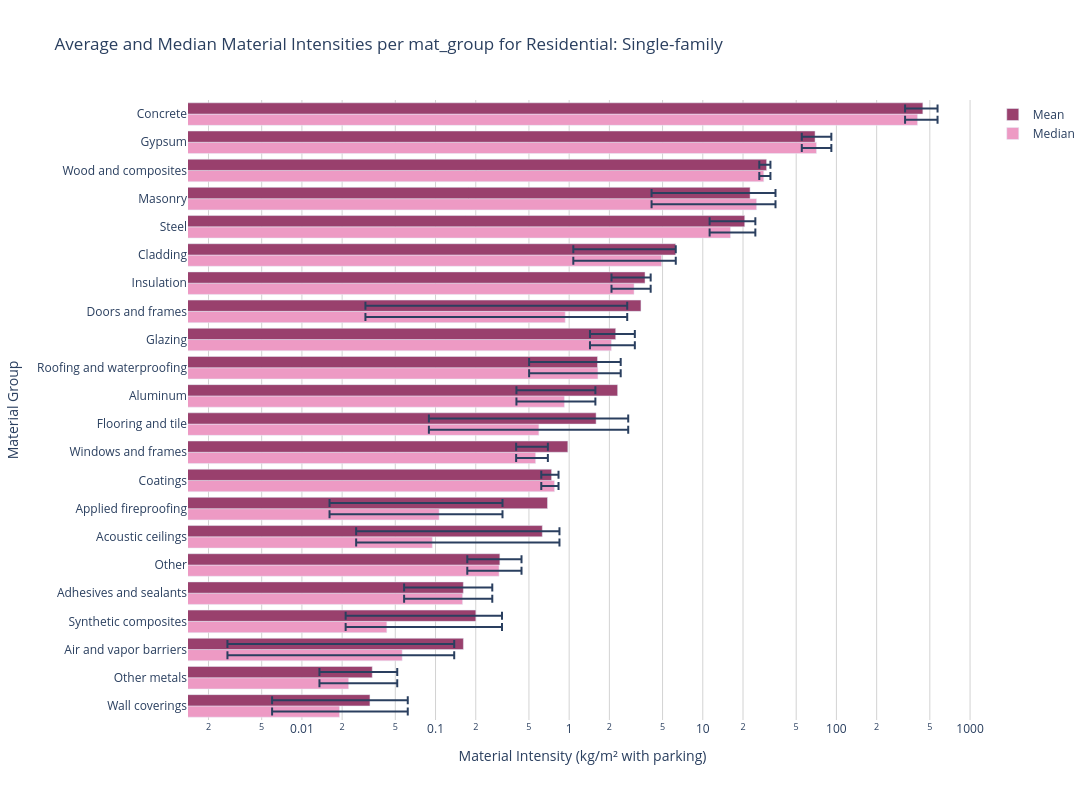

Write notebook code for a chart like this one.
### Code cell
import pandas as pd
import plotly.graph_objects as go
from plotly.subplots import make_subplots

# Step 3: Run the original analysis
# Loop over each unique category in wedge_bldg_prim_use
building_uses = single_family_proxy['bldg_prim_use'].unique()

# Dictionary to store results for each building use
results = {}

for use in building_uses:
    # Filter the data for the current building use
    single_family_proxy2 = single_family_proxy[single_family_proxy['bldg_prim_use'] == use]

    # Summing mui per mat_group for each project_index
    project_grouped = single_family_proxy2.groupby(['project_index', 'mat_group'])['mui'].sum().reset_index()

    # Calculating summary statistics (mean, median, Q1, Q3)
    summary_stats = project_grouped.groupby('mat_group')['mui'].agg(
        ['mean', 'median', lambda x: x.quantile(0.25), lambda x: x.quantile(0.75), 'count']
    ).reset_index()
    summary_stats.columns = ['mat_group', 'mean', 'median', 'Q1', 'Q3', 'Project Count']

    # Sorting by mean values in descending order
    summary_stats = summary_stats.sort_values(by='mean', ascending=False)

    # Creating subplots for horizontal bar charts
    fig = make_subplots(rows=1, cols=1)

    # Adding Median trace with error bars
    fig.add_trace(go.Bar(
        y=summary_stats['mat_group'], 
        x=summary_stats['median'], 
        orientation='h', 
        name="Median",
        marker=dict(color='#ed9ac4'), 
        error_x=dict(
            type='data', 
            symmetric=False, 
            array=summary_stats['Q3'] - summary_stats['median'], 
            arrayminus=summary_stats['median'] - summary_stats['Q1']
        )
    ))

    # Adding Mean trace with error bars
    fig.add_trace(go.Bar(
        y=summary_stats['mat_group'], 
        x=summary_stats['mean'], 
        orientation='h', 
        name="Mean",
        marker=dict(color='#99406d'), 
        error_x=dict(
            type='data', 
            symmetric=False, 
            array=summary_stats['Q3'] - summary_stats['mean'], 
            arrayminus=summary_stats['mean'] - summary_stats['Q1']
        )
    ))

    # Formatting the layout with a logarithmic x-axis
    fig.update_layout(
        title=f"Average and Median Material Intensities per mat_group for {use}",
        xaxis=dict(
            title='Material Intensity (kg/m² with parking)',
            type='log',  # Set the x-axis to logarithmic scale
            showgrid=True,
            gridcolor='lightgrey',
            zeroline=False
        ),
        yaxis=dict(
            title='Material Group',
            showgrid=False,
            categoryorder='total ascending'
        ),
        barmode='group',
        height=800,
        width=1200,
        showlegend=True,
        plot_bgcolor='rgba(0,0,0,0)',
        legend_traceorder='reversed'
    )

    # Show the figure for this building use
    fig.show()

    # Save results for this building use
    results[use] = {
        'summary_stats': summary_stats,
        'figure': fig
    }

# Access results later if needed
# Example: results['Residential: Single-family']['summary_stats']

### Figure 1 — Plotly figure (JSON) as saved in the notebook; plotly's stock layout.template omitted (floating-point values rounded to 4 significant figures)
{"data": [{"error_x": {"array": [166.4, 20.7, 3.485, 9.731, 8.62, 1.36, 1.015, 1.785, 0.6494, 1.03, 0.7896, 2.173, 0.1317, 0.05555, 0.2107, 0.7514, 0.1412, 0.2712, 0.08166, 0.1065, 0.02932, 0.04285], "arrayminus": [78.38, 15.86, 2.112, 21.13, 4.868, 3.844, 0.9848, 0.9043, 0.5186, 0.6397, 1.14, 0.5042, 0.1601, 0.1585, 0.09032, 0.06918, 0.1259, 0.02194, 0.05353, 0.1012, 0.008839, 0.01314], "symmetric": false, "type": "data"}, "marker": {"color": "#ed9ac4"}, "name": "Median", "orientation": "h", "type": "bar", "x": [404.8, 70.92, 28.59, 25.27, 16.12, 4.918, 3.059, 0.9342, 0.9217, 2.071, 1.641, 0.5934, 0.5611, 0.7769, 0.1064, 0.09464, 0.2988, 0.04319, 0.0563, 0.1594, 0.02237, 0.01912], "y": ["Concrete", "Gypsum", "Wood and composites", "Masonry", "Steel", "Cladding", "Insulation", "Doors and frames", "Aluminum", "Glazing", "Roofing and waterproofing", "Flooring and tile", "Windows and frames", "Coatings", "Applied fireproofing", "Acoustic ceilings", "Other", "Synthetic composites", "Air and vapor barriers", "Adhesives and sealants", "Other metals", "Wall coverings"]}, {"error_x": {"array": [127.8, 22.41, 2.051, 12.42, 4.135, 0.01244, 0.3777, -0.7262, -0.7346, 0.8716, 0.8009, 1.176, -0.2845, 0.09389, -0.3714, 0.2165, 0.1371, 0.1141, -0.0237, 0.1044, 0.01809, 0.02967], "arrayminus": [117.0, 14.15, 3.546, 18.45, 9.353, 5.191, 1.622, 3.416, 1.903, 0.7981, 1.128, 1.502, 0.5763, 0.1202, 0.6723, 0.6041, 0.13, 0.179, 0.1589, 0.1033, 0.02007, 0.02632], "symmetric": false, "type": "data"}, "marker": {"color": "#99406d"}, "name": "Mean", "orientation": "h", "type": "bar", "x": [443.4, 69.21, 30.02, 22.58, 20.6, 6.265, 3.696, 3.446, 2.306, 2.229, 1.63, 1.591, 0.9773, 0.7386, 0.6884, 0.6296, 0.3029, 0.2003, 0.1617, 0.1614, 0.0336, 0.0323], "y": ["Concrete", "Gypsum", "Wood and composites", "Masonry", "Steel", "Cladding", "Insulation", "Doors and frames", "Aluminum", "Glazing", "Roofing and waterproofing", "Flooring and tile", "Windows and frames", "Coatings", "Applied fireproofing", "Acoustic ceilings", "Other", "Synthetic composites", "Air and vapor barriers", "Adhesives and sealants", "Other metals", "Wall coverings"]}], "layout": {"barmode": "group", "height": 800, "legend": {"traceorder": "reversed"}, "plot_bgcolor": "rgba(0,0,0,0)", "showlegend": true, "title": {"text": "Average and Median Material Intensities per mat_group for Residential: Single-family"}, "width": 1200, "xaxis": {"anchor": "y", "domain": [0, 1], "gridcolor": "lightgrey", "showgrid": true, "title": {"text": "Material Intensity (kg/m² with parking)"}, "type": "log", "zeroline": false}, "yaxis": {"anchor": "x", "categoryorder": "total ascending", "domain": [0, 1], "showgrid": false, "title": {"text": "Material Group"}}}}
